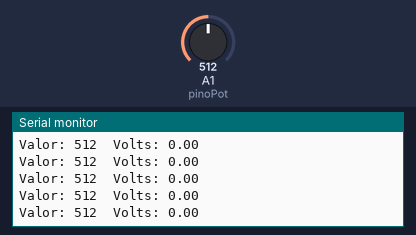
Simulated run of this sketch. Board: Arduino Uno, built with avr-gcc and run on an emulated ATmega328P. Parts: the last lines printed to the serial monitor. The inputs (shaded band) are chosen by the test bench; at power-on: A1 (pinoPot) = 512.

Above: at 1.2 s.
1.3 s: A1 (pinoPot) set to 985
At 2.0 s:
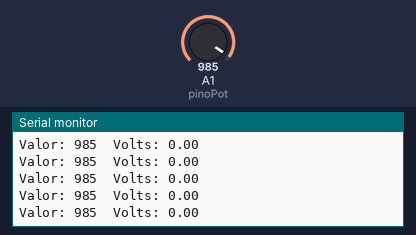
2.8 s: A1 (pinoPot) set to 1018
At 3.8 s:
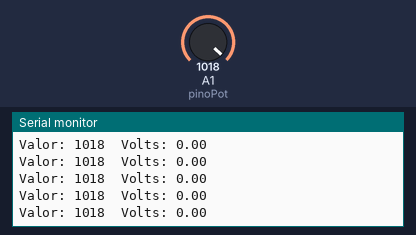
Timing chart, 0 to 5.8 s (numbered marks = the images above; inputs shaded):
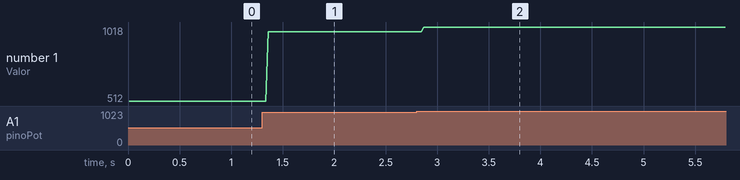

Measured:
- after the input at 1.3 s, the serial monitor: prints a new line after 0.06 s (image 1)
- after the input at 2.8 s, the serial monitor: prints a new line after 0.07 s (image 2)
- plotted number 1: 512 → 985 after the input at 1.3 s, 985 → 1018 after the input at 2.8 s

The sketch:

leituraAnalogicaDois.ino
```cpp
const int pinoPot = A1;

void setup() {
  // Inicia a comunicacao serial a 9600 bauds
  // Velocidade padrao
  Serial.begin(9600);

  // Printa uma mensagem na tela dizendo que o
  // Arduino está iniciado e ao final uma quebra
  // de linha.
  Serial.println("Iniciado");

}

void loop() {
  // Printa o texto, mas sem a quebra de linha ao final
  Serial.print("Valor: ");
  // Declara uma variavel que recebe o valor da
  // leitura digital
  int valorPot = analogRead(pinoPot);
  Serial.print(valorPot);

  float volts;
  //volts = map(valorPot, 0, 1023, 0, 5);
  volts = volts*5/1023;
  Serial.print("  Volts: ");
  Serial.println(volts);
}
```
